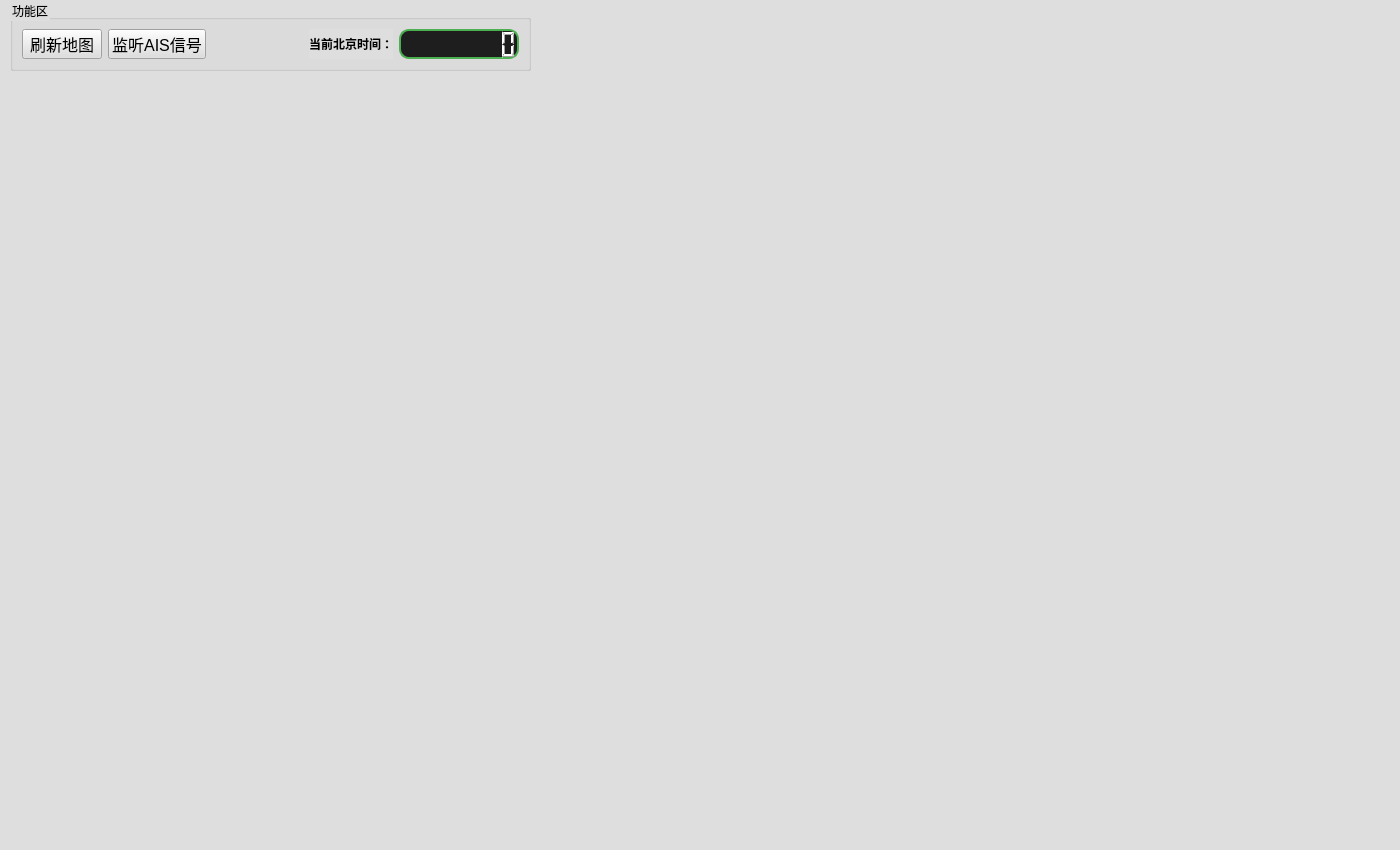
<?xml version="1.0" encoding="UTF-8"?>
<ui version="4.0">
 <class>MapWindow</class>
 <widget class="QMainWindow" name="MapWindow">
  <property name="geometry">
   <rect>
    <x>0</x>
    <y>0</y>
    <width>1400</width>
    <height>850</height>
   </rect>
  </property>
  <property name="minimumSize">
   <size>
    <width>800</width>
    <height>500</height>
   </size>
  </property>
  <property name="windowTitle">
   <string>AIS-自动船舶识别系统</string>
  </property>
  <property name="styleSheet">
   <string notr="true">background: #dedede</string>
  </property>
  <widget class="QWidget" name="centralwidget">
   <widget class="QGroupBox" name="groupBox">
    <property name="geometry">
     <rect>
      <x>10</x>
      <y>0</y>
      <width>521</width>
      <height>71</height>
     </rect>
    </property>
    <property name="font">
     <font>
      <pointsize>9</pointsize>
     </font>
    </property>
    <property name="acceptDrops">
     <bool>false</bool>
    </property>
    <property name="styleSheet">
     <string notr="true">ui-&gt;pushButton_LoadBaiduMaps-&gt;raise();</string>
    </property>
    <property name="title">
     <string>功能区</string>
    </property>
    <layout class="QHBoxLayout" name="horizontalLayout">
     <item>
      <widget class="QPushButton" name="pushButton_LoadBaiduMaps">
       <property name="font">
        <font>
         <family>Arial</family>
         <pointsize>12</pointsize>
        </font>
       </property>
       <property name="text">
        <string>刷新地图</string>
       </property>
      </widget>
     </item>
     <item>
      <widget class="QPushButton" name="pushButton_LocateMaps">
       <property name="font">
        <font>
         <family>Arial</family>
         <pointsize>12</pointsize>
        </font>
       </property>
       <property name="text">
        <string>监听AIS信号</string>
       </property>
      </widget>
     </item>
     <item>
      <spacer name="horizontalSpacer">
       <property name="orientation">
        <enum>Qt::Orientation::Horizontal</enum>
       </property>
       <property name="sizeHint" stdset="0">
        <size>
         <width>40</width>
         <height>20</height>
        </size>
       </property>
      </spacer>
     </item>
     <item>
      <widget class="QLabel" name="label">
       <property name="font">
        <font>
         <bold>true</bold>
        </font>
       </property>
       <property name="text">
        <string>当前北京时间：</string>
       </property>
      </widget>
     </item>
     <item>
      <widget class="QLCDNumber" name="lcdNumber">
       <property name="minimumSize">
        <size>
         <width>120</width>
         <height>0</height>
        </size>
       </property>
       <property name="font">
        <font>
         <family>Times New Roman</family>
         <bold>false</bold>
        </font>
       </property>
       <property name="styleSheet">
        <string notr="true">background-color: #1E1E1E; 
color: #fff; 
border: 2px solid #4CAF50; 
border-radius: 10px;</string>
       </property>
       <property name="digitCount">
        <number>8</number>
       </property>
      </widget>
     </item>
    </layout>
   </widget>
  </widget>
 </widget>
 <resources/>
 <connections/>
</ui>
